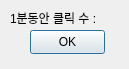
<?xml version="1.0" encoding="UTF-8"?>
<ui version="4.0">
 <class>Dialog</class>
 <widget class="QDialog" name="Dialog">
  <property name="geometry">
   <rect>
    <x>0</x>
    <y>0</y>
    <width>129</width>
    <height>69</height>
   </rect>
  </property>
  <property name="windowTitle">
   <string>python</string>
  </property>
  <widget class="QLabel" name="label">
   <property name="geometry">
    <rect>
     <x>10</x>
     <y>10</y>
     <width>101</width>
     <height>16</height>
    </rect>
   </property>
   <property name="text">
    <string>1분동안 클릭 수 : </string>
   </property>
  </widget>
  <widget class="QPushButton" name="pushButton">
   <property name="geometry">
    <rect>
     <x>30</x>
     <y>30</y>
     <width>75</width>
     <height>24</height>
    </rect>
   </property>
   <property name="text">
    <string>OK</string>
   </property>
  </widget>
 </widget>
 <resources/>
 <connections/>
</ui>
